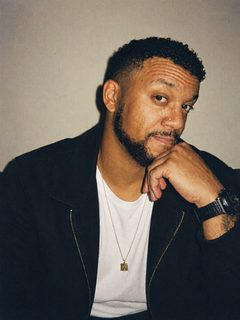
#> input picture app/renderer/assets/presets/tf_90s_film.jpg, 240 x 320 px
$ python -i film.py   (imports and definitions only)
#> lines starting #> are read from the running program, lines starting #| are printed output that depends on the picture
"""🎞 Film looks (Tools): the colour and grain of five classic kinds of film stock, worked out on the picture's pixels
(no model, no download, about a second). Named by what they look like, not by brand.

Each look is: a tone curve (toe lift = faded blacks, contrast, a soft shoulder for the highlights), a colour balance
for the shadows and the highlights, saturation (with extra care for skin tones or blue skies), optional black and
white with its own colour filter, a vignette, halation (the red glow round bright lights on film with no anti-halation
layer) and grain that's strongest in the mid-tones, as real grain is.
"""
import numpy as np

# warm_portrait: a soft professional colour negative: low contrast, warm, kind to skin
# disposable: a 2000s consumer colour negative in a throwaway camera: punchy, green-cyan shadows,
#   a dark corner vignette, a little soft, more grain
# slide: a clean colour slide film: crisp, deep blacks, saturated, neutral to cool, fine grain
# gritty_bw: a classic fast black-and-white film, pushed: heavy grain, deep blacks, bright highlights
# night_tungsten: a tungsten-balanced motion-picture film with its anti-halation layer removed:
#   cool, teal shadows, red-orange halos round lights and bright edges, visible grain
STOCKS = {
    "warm_portrait": dict(label="Soft portrait", contrast=0.88, lift=0.035, shoulder=0.88, sat=0.94, skin=1.12,
                          greens=0.85, shadows=(0.012, 0.004, -0.010), highlights=(0.020, 0.010, -0.018),
                          grain=0.22, grain_size=1.1, halation=0.0, vignette=0.08, soften=0.0),
    "disposable": dict(label="Disposable camera", contrast=1.12, lift=0.035, shoulder=0.92, sat=1.12, skin=1.0,
                       greens=1.08, shadows=(-0.016, 0.018, 0.012), highlights=(0.018, 0.004, -0.008),
                       grain=0.42, grain_size=1.5, halation=0.12, vignette=0.32, soften=0.7),
    "slide": dict(label="Clean slide", contrast=1.18, lift=0.0, shoulder=0.96, sat=1.32, skin=0.96, greens=1.06,
                  shadows=(-0.006, -0.002, 0.012), highlights=(0.0, 0.002, 0.006),
                  grain=0.12, grain_size=0.9, halation=0.0, vignette=0.1, soften=0.0),
    "gritty_bw": dict(label="Gritty black & white", mono=(0.34, 0.50, 0.16), contrast=1.42, lift=0.0, shoulder=0.9,
                      sat=0.0, skin=1.0, greens=1.0, shadows=(0, 0, 0), highlights=(0, 0, 0),
                      grain=0.85, grain_size=1.7, halation=0.0, vignette=0.18, soften=0.0),
    "night_tungsten": dict(label="Night tungsten", contrast=1.06, lift=0.03, shoulder=0.86, sat=1.04, skin=1.0,
                           greens=0.92, shadows=(-0.040, 0.012, 0.060), highlights=(0.020, 0.006, -0.012),
                           grain=0.38, grain_size=1.35, halation=0.85, vignette=0.12, soften=0.0),
}
ORDER = ["warm_portrait", "disposable", "slide", "gritty_bw", "night_tungsten"]


def _curve(x, contrast, lift, shoulder):
    """Film's S-curve: contrast round the middle grey, a lifted toe (blacks never quite black) and a soft shoulder."""
    x = np.clip(x, 0.0, 1.0)
    mid = 0.45
    y = mid + (x - mid) * contrast
    # smooth roll-off instead of clipping: the highlights compress gently as they approach white
    over = np.maximum(y - shoulder, 0.0)
    head = max(1e-3, 1.0 - shoulder)
    y = np.where(y > shoulder, shoulder + head * (1.0 - np.exp(-over / head)), y)
    y = np.maximum(y, 0.0) * (1.0 - lift) + lift
    return np.clip(y, 0.0, 1.0)


def _hue_masks(rgb):
    """(skin tones, greens) as soft 0..1 masks from the hue."""
    r, g, b = rgb[..., 0], rgb[..., 1], rgb[..., 2]
    mx, mn = rgb.max(-1), rgb.min(-1)
    chroma = mx - mn + 1e-6
    hue = np.where(mx == r, ((g - b) / chroma) % 6, np.where(mx == g, (b - r) / chroma + 2, (r - g) / chroma + 4)) * 60
    sat = chroma / (mx + 1e-6)
    skin = np.exp(-((hue - 25) / 18) ** 2) * np.clip(sat * 3, 0, 1)
    greens = np.exp(-((hue - 110) / 35) ** 2) * np.clip(sat * 3, 0, 1)
    return skin, greens


def _blur(a, radius):
    """Gaussian blur of a float picture (H, W, 3); radius as Pillow's (about one standard deviation)."""
    import cv2
    if radius <= 0:
        return a
    return cv2.GaussianBlur(np.ascontiguousarray(a, dtype=np.float32), (0, 0), sigmaX=float(radius), borderType=cv2.BORDER_REFLECT)


def _grain(shape, size, seed):
    """Film grain: noise made smaller and blown up (bigger clumps for faster film), so it looks like grain, not pixels."""
    from PIL import Image
    h, w = shape
    rng = np.random.default_rng(seed)
    k = max(1.0, float(size))
    gh, gw = max(2, int(h / k)), max(2, int(w / k))
    n = rng.standard_normal((gh, gw)).astype(np.float32)
    im = Image.fromarray(n, mode="F").resize((w, h), Image.BICUBIC)
    n = np.asarray(im, dtype=np.float32)
    return n / (n.std() + 1e-6)


def apply(image, stock="warm_portrait", strength=1.0, grain=1.0, halation=1.0, seed=7):
    """PIL picture -> the same picture in that film's look. strength 0..1 (how much of the look), grain and halation
    0..2 (times the look's own amount)."""
    from PIL import Image
    p = STOCKS.get(stock)
    if p is None:
        raise ValueError(f"Unknown film look: {stock}")
    has_alpha = image.mode in ("RGBA", "LA")
    alpha = image.getchannel("A") if has_alpha else None
    src = np.asarray(image.convert("RGB"), dtype=np.float32) / 255.0
    h, w = src.shape[:2]
    side = min(h, w)
    x = src.copy()

    if p.get("soften"):  # a cheap plastic lens: a touch soft
        x = _blur(x, p["soften"] * side / 1000)

    # halation: bright parts glow red-orange into their surroundings (the light bounces off the film's back)
    amt = p["halation"] * float(halation)
    if amt > 0:
        lum = x @ np.array([0.2126, 0.7152, 0.0722], np.float32)
        bright = np.clip((lum - 0.72) / 0.28, 0, 1)[..., None] ** 1.5
        glow = _blur(bright * np.array([1.0, 0.28, 0.08], np.float32), side / 55)
        glow += 0.6 * _blur(bright * np.array([1.0, 0.18, 0.05], np.float32), side / 160)
        x = 1 - (1 - x) * (1 - np.clip(glow * amt * 2.2, 0, 1))  # screen

    if p.get("mono"):
        y = x @ np.array(p["mono"], np.float32)
        x = np.repeat(y[..., None], 3, -1)
    else:
        skin, greens = _hue_masks(x)
        lum = (x @ np.array([0.2126, 0.7152, 0.0722], np.float32))[..., None]
        s = p["sat"] * (1 + (p["skin"] - 1) * skin[..., None]) * (1 + (p["greens"] - 1) * greens[..., None])
        x = lum + (x - lum) * s

    x = _curve(x, p["contrast"], p["lift"], p["shoulder"])

    if not p.get("mono"):  # colour balance: one tint in the shadows, another in the highlights
        lum = (x @ np.array([0.2126, 0.7152, 0.0722], np.float32))[..., None]
        x = x + np.array(p["shadows"], np.float32) * (1 - lum) ** 2 + np.array(p["highlights"], np.float32) * lum ** 2

    if p.get("vignette"):
        yy, xx = np.mgrid[0:h, 0:w].astype(np.float32)
        d = (((xx - w / 2) / (w / 2)) ** 2 + ((yy - h / 2) / (h / 2)) ** 2) / 2
        x = x * (1 - p["vignette"] * np.clip(d, 0, 1) ** 1.4)[..., None]

    g = p["grain"] * float(grain)
    if g > 0:
        lum = x @ np.array([0.2126, 0.7152, 0.0722], np.float32)
        where = (0.25 + 4 * lum * (1 - lum))[..., None]  # most in the mid-tones, as on film
        n = _grain((h, w), p["grain_size"] * side / 1000, seed)[..., None]
        if not p.get("mono"):  # colour film: each layer has its own grain, mostly shared
            n = 0.8 * n + 0.2 * np.stack([_grain((h, w), p["grain_size"] * side / 1000, seed + i + 1) for i in range(3)], -1)
        x = x + n * where * g * 0.045

    x = np.clip(x, 0, 1)
    k = float(np.clip(strength, 0, 1))
    x = src + (x - src) * k
    out = Image.fromarray((x * 255 + 0.5).astype(np.uint8), "RGB")
    if has_alpha:
        out.putalpha(alpha)
    return out

>>> from PIL import Image
>>> picture = Image.open('../../app/renderer/assets/presets/tf_90s_film.jpg')
#> picture is the input picture: PIL image 240x320 RGB; mean R, G, B 109, 99.1, 90.1
>>> result = apply(picture)
#> in _hue_masks, `skin = np.exp(-((hue - 25) / 18) ** 2) * np.clip(sat * 3, 0, 1)`:
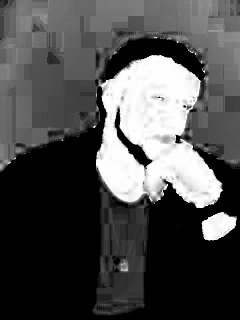
#> skin: shape (320, 240) float32; min 0, max 1, mean 0.303
#> in _hue_masks, `greens = np.exp(-((hue - 110) / 35) ** 2) * np.clip(sat * 3, 0, 1)`:
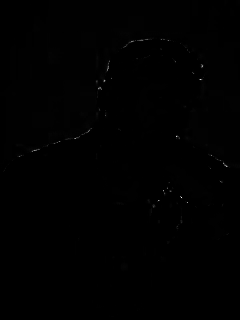
#> greens: shape (320, 240) float32; min 1.03e-22, max 0.959, mean 0.00354
#> in apply, `s = p["sat"] * (1 + (p["skin"] - 1) * skin[..., None]) * (1 + (p["gree..`:
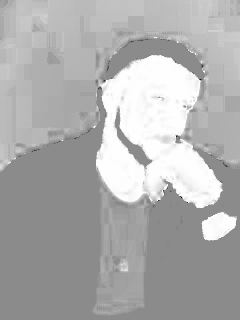
#> s: shape (320, 240, 1) float32; min 0.805, max 1.05, mean 0.974; drawn with min black and max white
#> in apply, `x = x * (1 - p["vignette"] * np.clip(d, 0, 1) ** 1.4)[..., None]`:
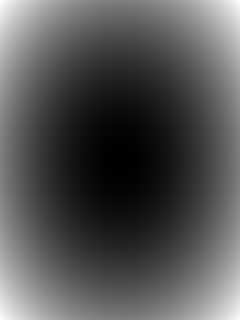
#> d: shape (320, 240) float32; min 0, max 1, mean 0.333
#> in apply, `where = (0.25 + 4 * lum * (1 - lum))[..., None]`:
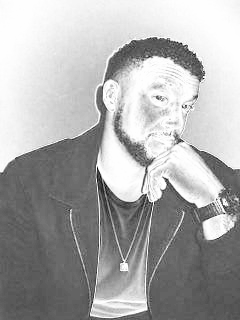
#> where: shape (320, 240, 1) float32; min 0.546, max 1.25, mean 1.02; drawn with min black and max white
#> call 2 of _grain, with shape = (320, 240), size = 0.264, seed = 8
#> in _grain (call 2), `im = Image.fromarray(n, mode="F").resize((w, h), Image.BICUBIC)`:
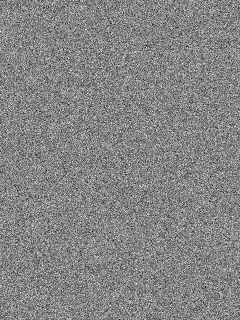
#> im: PIL image 240x320 F; min -4.45, max 4.06, mean 0.00214; drawn with min black and max white
#> call 4 of _grain, with shape = (320, 240), size = 0.264, seed = 10
#> in _grain (call 4), `n = rng.standard_normal((gh, gw)).astype(np.float32)`:
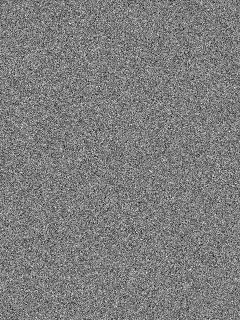
#> n: shape (320, 240) float32; min -4.26, max 4.37, mean -0.00225; drawn with min black and max white

$ run again, on app/renderer/assets/presets/tf_anime.jpg
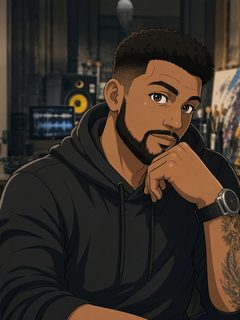
#> input picture app/renderer/assets/presets/tf_anime.jpg, 240 x 320 px
#> picture is the input picture: PIL image 240x320 RGB; mean R, G, B 56.1, 46.6, 38.8
#> in apply, `lum = x @ np.array([0.2126, 0.7152, 0.0722], np.float32)`:
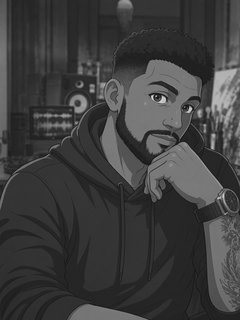
#> lum: shape (320, 240) float32; min 0.0905, max 0.868, mean 0.246
#> in apply, `where = (0.25 + 4 * lum * (1 - lum))[..., None]`:
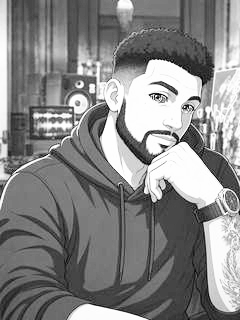
#> where: shape (320, 240, 1) float32; min 0.579, max 1.25, mean 0.934; drawn with min black and max white
